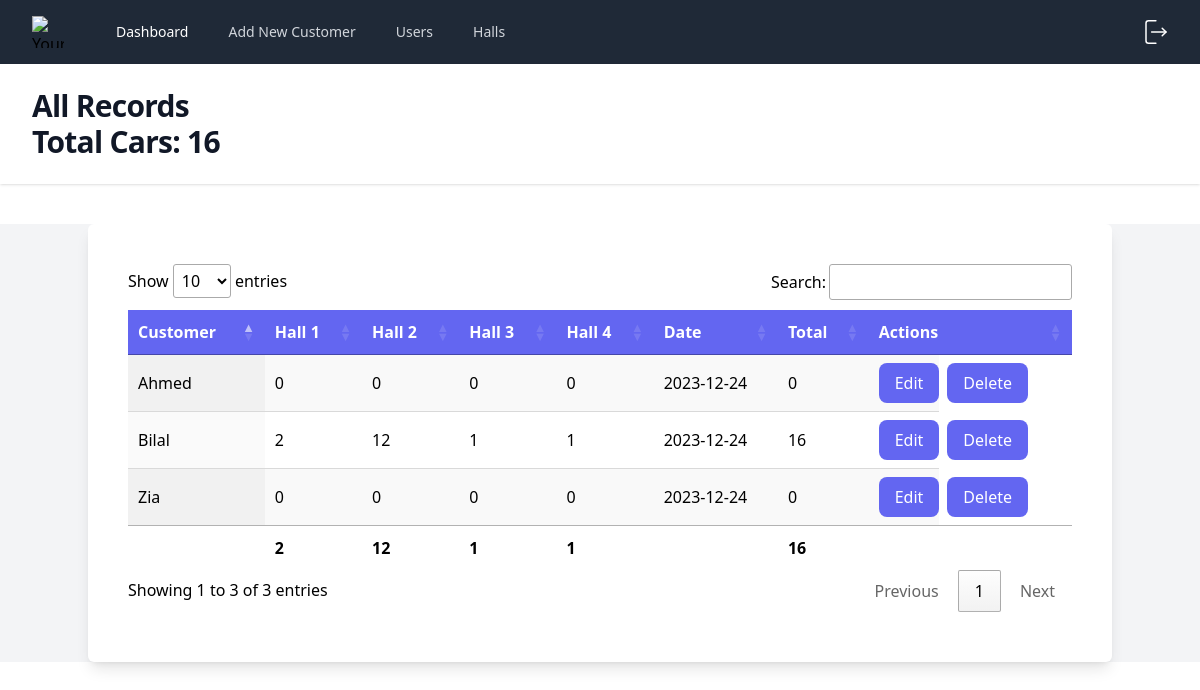
The page /records.php?date=2023-12-24 (signed in) on the database its author committed.
### tables this page shows
CREATE TABLE `records_2` (
  `id` int(10) NOT NULL,
  `hall_1` int(10) NOT NULL DEFAULT 0,
  `hall_2` int(10) NOT NULL DEFAULT 0,
  `hall_3` int(10) NOT NULL DEFAULT 0,
  `hall_4` int(10) NOT NULL DEFAULT 0,
  `hall_5` int(10) NOT NULL DEFAULT 0,
  `hall_6` int(10) NOT NULL DEFAULT 0,
  `hall_7` int(10) NOT NULL DEFAULT 0,
  `hall_8` int(10) NOT NULL DEFAULT 0,
  `hall_9` int(10) NOT NULL DEFAULT 0,
  `hall_10` int(10) NOT NULL DEFAULT 0,
  `number_of_halls` int(20) NOT NULL,
  `customer_id` int(10) NOT NULL,
  `customer_name` varchar(250) NOT NULL,
  `date` date NOT NULL DEFAULT current_timestamp()
);

CREATE TABLE `customers` (
  `id` int(11) NOT NULL,
  `name` varchar(256) NOT NULL,
  `phone` varchar(256) NOT NULL,
  `timestamp` date NOT NULL DEFAULT current_timestamp(),
  `delete_on` date DEFAULT NULL,
  `deleted` int(11) NOT NULL DEFAULT 0
);

### records.php (the view, shortened to what this page needs)
<?php
$no_records = false;
include 'partials/head.php';
$role = $_SESSION['role'];
include_once("./partials/db_connect.php");
$today_date = $_GET['date'];
$records = mysqli_query($conn, "SELECT * FROM records_2 WHERE date = '$today_date'");
$totalCars = 0;
$total = 0;
while ($car = mysqli_fetch_assoc($records)) {
    for ($i = 1; $i <= $car['number_of_halls']; $i++) {
        $total += $car['hall_' . $i];
    }
    $totalCars = $total;
}
?>
<link rel="stylesheet" href="https://cdn.datatables.net/1.13.7/css/jquery.dataTables.min.css">
<link rel="stylesheet" href="https://cdn.datatables.net/datetime/1.5.1/css/dataTables.dateTime.min.css">
<body>
    <?php include("./partials/header.php") ?>
    <main class="bg-gray-100">
        <div class="bg-white container shadow-lg rounded-md p-5 md:p-10 mx-auto mt-10">
            <div class="overflow-x-auto">
                <table id="example" class="display nowrap " style="width:100%">
                    <thead class="text-white bg-indigo-500">
                        <tr>
                            <?php mysqli_data_seek($records, 0); ?>
                            <th>Customer</th>
                            <?php
                            $halls_query = mysqli_query($conn, "SELECT count FROM halls WHERE date <= '$today_date' ORDER by date DESC LIMIT 1");
                            $no_records_halls = mysqli_fetch_assoc($halls_query);
                            if (!$no_records) {
                                $num_halls = mysqli_fetch_assoc($records)['number_of_halls'];
                            } else {
                                if (isset($no_records_halls)) {
                                    $num_halls = $no_records_halls['count'];
                                } else {
                                    $num_halls = mysqli_fetch_assoc(mysqli_query($conn, "SELECT count FROM halls WHERE date >= '$today_date' ORDER by date ASC LIMIT 1"))['count'];
                                }
                            }
                            for ($i = 1; $i <= $num_halls; $i++) {
                                echo '<th>Hall ' . $i . '</th>';
                            }
                            ?>
                            <th>Date</th>
                            <th>Total</th>
                            <?php
                            $today_dte = date("Y-m-d");
                            if ($role == 0 || ($role == 2 && $_GET['date'] >= $today_dte)) {
                                echo '<th>Actions</th>';
                            }
                            ?>
                        </tr>
                    </thead>
                    <tbody>
                        <?php
                        $date = $_GET['date'];
                        $query = "SELECT
                        c.id AS customer_id,
                        c.name AS customer_name,";
                        for($i=1; $i<$num_halls; $i++) {
                            $query .= "r.hall_".$i.",";
                        };
                        $query .= "r.number_of_halls,
                        r.date
                    FROM customers c
                    LEFT JOIN records_2 r ON c.id = r.customer_id AND r.date = '$date'
                    WHERE c.timestamp <= '$date' AND (c.delete_on IS NULL OR c.delete_on >= '$date');
                    ";
                    $customers = mysqli_query($conn,$query);
                    while ($customer = mysqli_fetch_assoc($customers)) {
                            $customer_id = $customer['customer_id'];
                            $customer_name = $customer['customer_name'];
                            $records = mysqli_query($conn, "SELECT * FROM records_2 WHERE customer_id = $customer_id AND date = '$date'");
                            $total = 0;
                            $record = mysqli_fetch_assoc($records);
                            for ($i = 1; $i <= $num_halls; $i++) {
                                $total +=  isset($record['hall_' . $i]) ? $record['hall_' . $i] : 0;
                            };
                            $record_id = isset($record['id']) ? $record['id'] : rand(0, 10); ?>
                            <tr id="<?php echo $record_id ?>" data-id="<?php echo $record_id ?>">
                                <td>
                                    <span class="editSpan name"><?php echo $customer_name ?></span>
                                </td>
                            <?php
                            for ($i = 1; $i <= $num_halls; $i++) {
                                $hall = isset($record['hall_' . $i]) ? $record['hall_' . $i] : 0;
                                echo '<td>
                                        <input type="hidden" name="number_of_halls" class="editInput" value="' . $num_halls . '">
                                        <span class="editSpan hall_' . $i . '">' . $hall . '</span>
                                        <input class="editInput block w-full px-4 rounded-md border-0 py-1.5 text-gray-900 shadow-sm ring-1 ring-inset ring-gray-300 placeholder:text-gray-400 focus:ring-2 focus:ring-inset focus:ring-indigo-600 sm:text-sm sm:leading-6" type="number" name="hall_' . $i . '" id="hall_' . $i . '" required style="display: none" value="' . $hall . '" min="0">
                                    </td>';
                            }
                            if ($role == 2 && $record['date'] >= $today_date) {
                                echo '<td>
                                        <span class="editSpan date">' . $record['date'] . '</span>
                                        <input class="editInput px-4 block w-full rounded-md border-0 py-1.5 text-gray-900 shadow-sm ring-1 ring-inset ring-gray-300 placeholder:text-gray-400 focus:ring-2 focus:ring-inset focus:ring-indigo-600 sm:text-sm sm:leading-6" type="date" style="display: none" value="' . $record['date'] . '" disabled id="edit_date">
                                        <input type="hidden" class="editInput" name="edit_date" value="' . $record['date'] . '">
                                        </td>';
                            } else {
                                echo '<td>
                                    <span class="editSpan date">' . $_GET['date'] . '</span>
                                    <input class="editInput px-4 block w-full rounded-md border-0 py-1.5 text-gray-900 shadow-sm ring-1 ring-inset ring-gray-300 placeholder:text-gray-400 focus:ring-2 focus:ring-inset focus:ring-indigo-600 sm:text-sm sm:leading-6" type="date" name="edit_date" id="edit_date" required value="' . $_GET['date'] . '" style="display: none">
                                    </td>';
                            };
                            echo '<td>' . $total . '</td>';
                            if ($role == 0 || ($role == 2 && $record['date'] >= $today_date)) {
                                $id = isset($record['id']) ? $record['id'] : rand(0, 1);
                                echo '
                                <td class="w-1/4 flex whitespace-nowrap">
                                <div class="flex space-x-2">
                                <button data-id="' . $id . '" class="editBtn flex items-center hover:bg-indigo-700 transition-all duration-300 bg-indigo-500 w-full text-white px-4 py-2 rounded-lg">Edit</button>
                                <button data-id="' . $id . '" class="deleteBtn flex hover:bg-indigo-700 transition-all duration-300 bg-indigo-500 w-full items-center text-white px-4 py-2 rounded-lg">Delete</button>
                                <button data-id="' . $id . '" class="saveBtn flex hover:bg-indigo-700 transition-all duration-300 bg-indigo-500 w-full items-center text-white px-4 py-2 rounded-lg" style="display: none;">Save</button>
                                <button data-id="' . $id . '" class="confirmBtn flex hover:bg-indigo-700 transition-all duration-300 bg-indigo-500 w-full items-center text-white px-4 py-2 rounded-lg" style="display: none;">Confirm</button>
                                <button data-id="' . $id . '" class="cancelBtn flex hover:bg-indigo-700 transition-all duration-300 bg-gray-500 w-full items-center text-white px-4 py-2 rounded-lg" style="display: none;">Cancel</button>
                                </div>
                                </td>
                                </tr>';
                            }
                        } ?>
                    </tbody>
                    <tfoot>
                        <tr>
                            <th></th>
                            <?php
                            $totalInHalls = array();
                            for ($i = 1; $i <= $num_halls; $i++) {
                                $result = mysqli_query($conn, "SELECT * FROM records_2 WHERE date = '$date'");
                                $totalInHalls['hall_' . $i] = 0;
                                while ($row = mysqli_fetch_assoc($result)) {
                                    $totalInHalls['hall_' . $i] += $row['hall_' . $i];
                                }
                            }
                            for ($i = 1; $i <= $num_halls; $i++) {
                                echo '<th>' . $totalInHalls['hall_' . $i] . '</th>';
                            }
                            ?>
                            <th></th>
                            <th><?php echo $totalCars; ?></th>
                            <th></th>
                        </tr>
                    </tfoot>
                </table>
            </div>
        </div>
    </main>
</body>

### rows shown on the page
records_2: customer.name "Bilal", hall_1 "2", hall_2 "12", hall_3 "1", hall_4 "1", total "16"
customers: name "Zia", hall "0", total "0"
customers: name "Ahmed", hall "0", total "0"

### other values the page prints
$page_title "All Records"
$totalCars "16"
$totalInHalls['hall_' . $i] "2"
$totalInHalls['hall_' . $i] "12"
$totalInHalls['hall_' . $i] "1"
